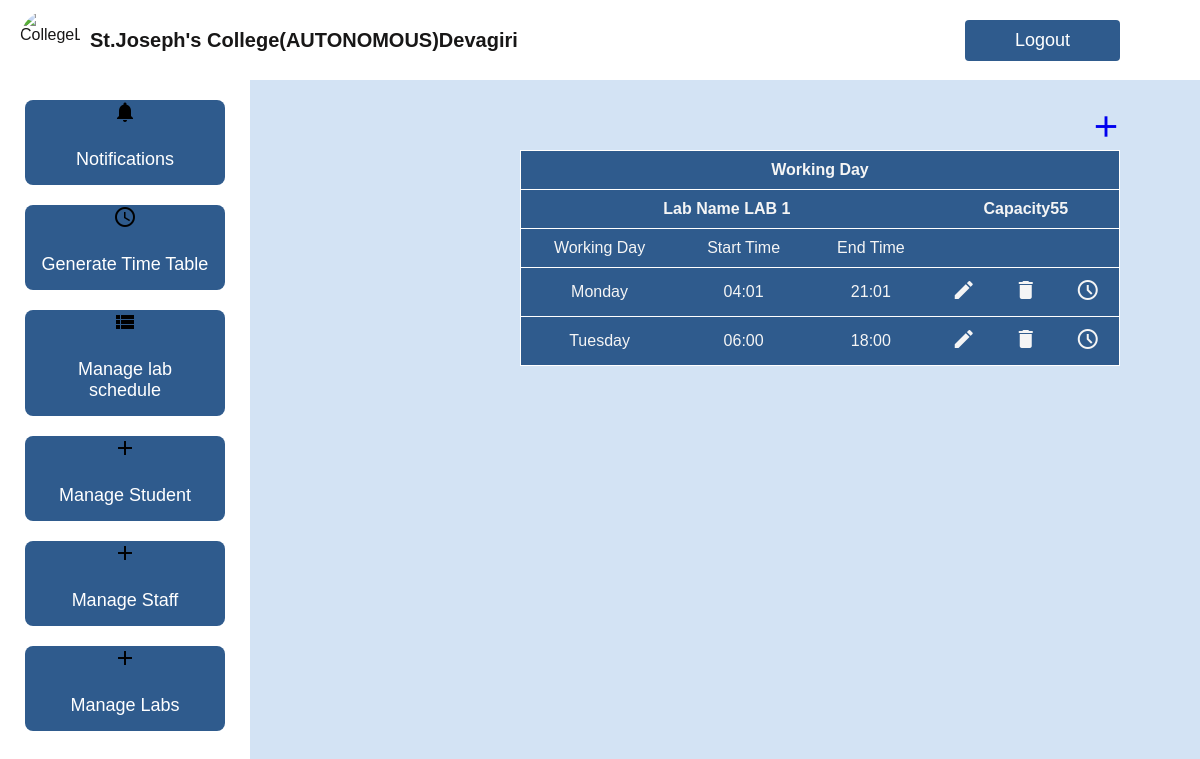
The app's page /administrator/viewworkingday/2/ with its own data.
### administrator/models.py (models this page shows, shortened)
class Lab(models.Model):
    name = models.CharField(max_length=100)
    capacity = models.CharField(max_length=200)

class WorkingDay(models.Model):
    lab = models.ForeignKey(Lab, on_delete=models.CASCADE)
    day = models.CharField(max_length=20)  # Example: 'Monday', 'Tuesday', etc.
    start_time = models.TimeField()  # Example: 09:00 AM
    end_time = models.TimeField()    # Example: 05:00 PM

### administrator/views.py (the view)
# urls.py: path('viewworkingday/<int:id>/',Viewworkingday.as_view(),name='viewworkingday'),
class Viewworkingday(View):
    def get(self,request,id):
        d=WorkingDay.objects.filter(lab=id).all()
        print(d)
        e=Lab.objects.filter(id=id).first()
        return render(request,'admin/viewworkingday.html',{'d':d,'e':e})

### templates/admin/viewworkingday.html (shortened to what this page needs)
{% extends 'admin/adminbase.html' %}
{%block body%}
    <div class="plusbutton">
      <a href="/administrator/addworkingday/{{e.id}}/"><i class="material-icons" style="font-size: 35px;">add</i></a>
    </div>
<div>
    <table id="table1">
            <tr>
                <th colspan="6">Working Day</th>
            </tr>
            <tr>
                <th colspan="3">Lab Name {{e.name}}</th>
                <th colspan="3">Capacity{{e.capacity}}</th>
            </tr>
            <tr>
                <td>Working Day</td>
                <td>Start Time</td>
                <td>End Time</td>
            </tr>
            {% for i in d %}
            <tr>
                <td>{{i.day}}</td>
                <td>{{ i.start_time|time:'H:i' }}</td>
                <td>{{ i.end_time|time:'H:i' }}</td>
                <td><a href="/administrator/editworkingday/{{i.id}}"><i class="material-icons" style="color: whitesmoke;">edit</i></a></td>
                <td><a href="/administrator/Deleteworkingday/{{i.id}}"><i class="material-icons" style="color: whitesmoke;">delete</i></a></td>
                <td><a href="/administrator/viewtimeslot/{{i.id}}"><i class="material-symbols-outlined" style="color: whitesmoke;">schedule</i></a></td>
            </tr>
            {% endfor %}
    </table>
</div>
{% endblock %}

### templates/admin/adminbase.html (style rules this page uses)
* { font-family: Arial, sans-serif; margin: 0; padding: 0; box-sizing: border-box; }
body { background: url("D:\ssk.png") no-repeat; background-size: cover; }
body { background-color: rgb(211, 227, 244); }

### templates/admin/viewworkingday.html (style rules this page uses)
#table1 { width: 50%; border-collapse: collapse; background-color: #2f5b8d; border:1px solid black; margin-left: 520px; }
th,td { padding: 10px; text-align: center; color: whitesmoke; }
tr { border:1px solid white; }
* { font-family: Arial, sans-serif; margin: 0; padding: 0; box-sizing: border-box; }
.plusbutton { margin-left: 1012px; border-radius: 5px; text-align: center; font-size: 25px; margin-top:109px; }

### records on screen
Lab: name "LAB 1", capacity "55"
WorkingDay: day "Monday", start_time "04:01", end_time "21:01"
WorkingDay: day "Tuesday", start_time "06:00", end_time "18:00"
